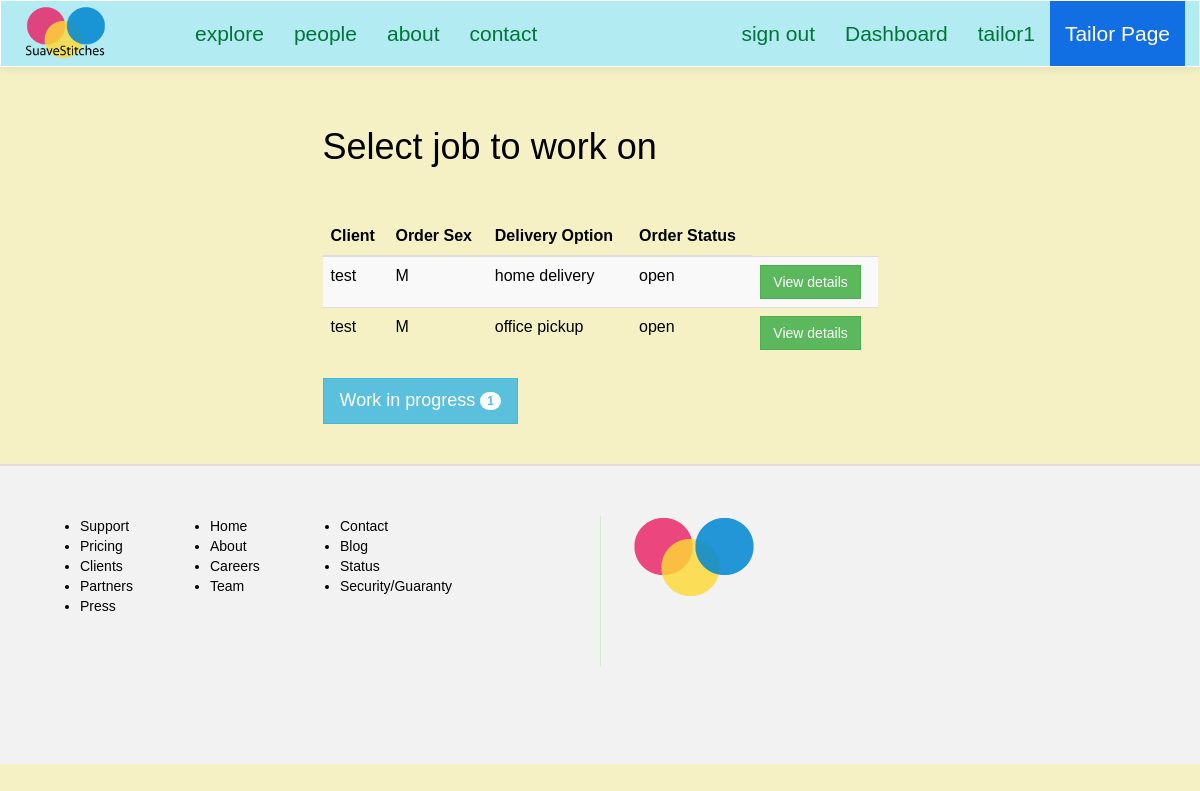
The page /suave/tailor/dashboard (signed in) on the database as committed earlier.
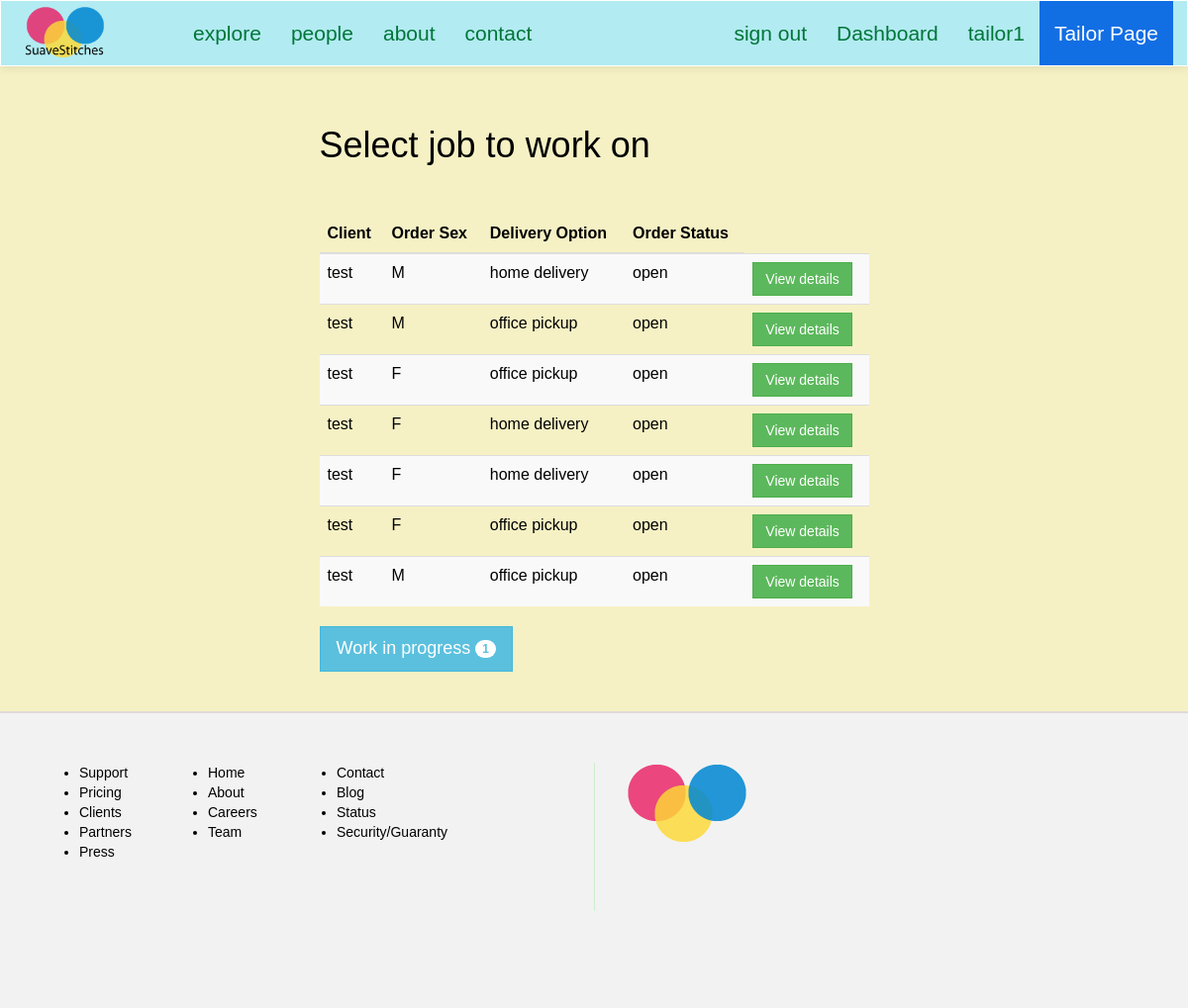
The same page on the database as committed later.
### suave/models.py (models this page shows)
class Order(models.Model):
	client = models.ForeignKey(Client, null=True)
	sizetable = models.ForeignKey(SizeTable, null=True)
	tailor = models.ForeignKey(Tailor, null=True)
	fabric = models.CharField(max_length=50, null=True)
	main_order_id = models.CharField(max_length=15, null=True)
	details = models.CharField(max_length=250, null=True) #*
	delivery_option = models.CharField(max_length=100, null=True)
	service_option = models.CharField(max_length=100, null=True)
	sex = models.CharField(max_length=2, default=' ')
	status = models.CharField(max_length=20, default='OPEN') #*
	cost = models.IntegerField(default=0000) # final cost of order
	date = models.DateField(auto_now_add=True)

class Client(models.Model):
	FEMALE = 'F'
	MALE = 'M'
	SEX_CHOICE = (
		(FEMALE, 'F'),
		(MALE, 'M'),
	)
	user = models.OneToOneField(User)
	address = models.CharField(max_length=200, null=True)
	preference = models.CharField(max_length=40)
	sex = models.CharField(max_length=2, choices=SEX_CHOICE, default=" ")
	def __str__(self):
		return self.user.username

### suave/views.py (the view)
@login_required
def tailorDashboard(request):
	context = {}
	context['title'] = 'Tailor - SuaveStitches Nigeria'
	context['tailorPage'] = True
	orders = Order.objects.filter(status='OPEN')
	context['orders'] = orders
	tailor_obj = Tailor.objects.get(user=request.user)
	context['work'] = len(Order.objects.filter(tailor=tailor_obj, status='IN PROGRESS'))
	return render(request, 'i/tailor/dashboard.html', context)

### suave/templates/i/tailor/dashboard.html (shortened to what this page needs)
{% extends "i/layout/base.html" %}
{% block main_section %}
<div class="col-lg-6 col-lg-offset-3"><br><br>
	<h1>Select job to work on</h1>
	<br><br>
	{% if orders %}
	<table class="table table-striped table-hover">
		<thead>
			<tr>
				<th>Client</th>
				<th>Order Sex</th>
				<th>Delivery Option</th>
				<th>Order Status</th>
			</tr>
		</thead>
		<tbody>
			{% for order in orders %}
			<tr>
				<td>{{ order.client }}</td>
				<td>{{ order.sex }}</td>
				<td>{{ order.delivery_option|lower }}</td>
				<td>{{ order.status|lower }}</td>
				<td><a href="{% url 'suave:tailorOrderDetails' order.main_order_id %}" class="btn btn-success">View details</a></td>
			</tr>
			{% endfor %}
		</tbody>
	</table>
	{% endif %}
	<div class="dashboard-button-panel">
		<a href="{% url 'suave:tailorWorkInProgress' %}" class="btn btn-success btn-info btn-lg">
			Work in progress
			{% if work %}
				<span class="badge">{{ work }}</span>
			{% endif %}
		</a>
	</div>
	<br><br>
</div>
{% endblock %}

Rows that differ between the two databases and show on the page:
added Order: client "test", sex "F", delivery_option "office pickup", status "open"
added Order: client "test", sex "F", delivery_option "home delivery", status "open"
added Order: client "test", sex "F", delivery_option "home delivery", status "open"
added Order: client "test", sex "F", delivery_option "office pickup", status "open"
added Order: client "test", sex "M", delivery_option "office pickup", status "open"
